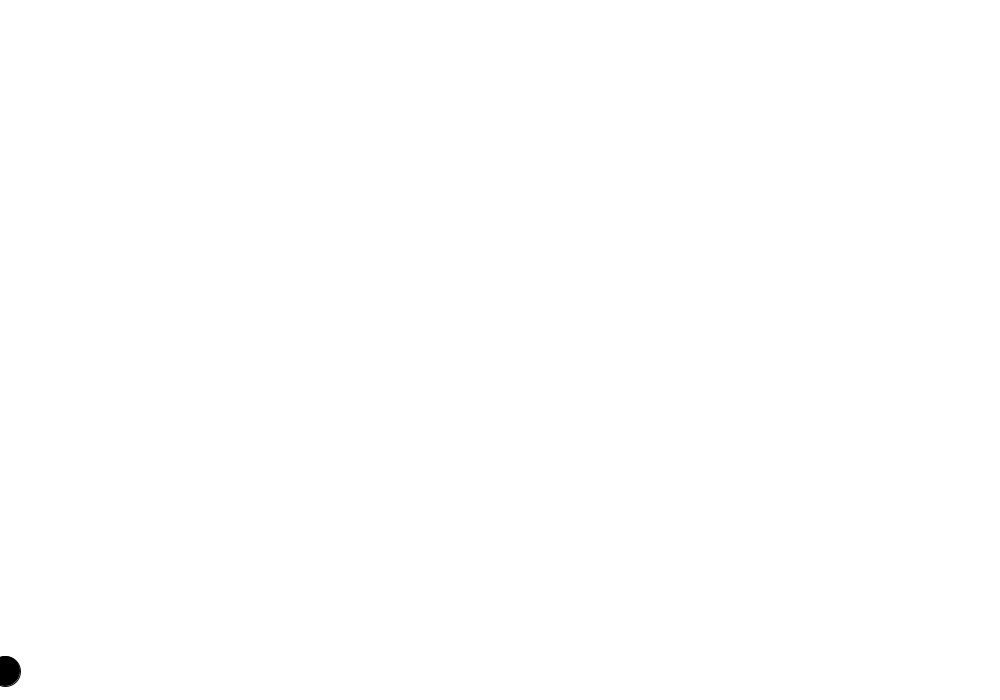
Frame 1 (no input)
Frame 60 (the mouse pressed at the canvas centre just before this capture): blank canvas, image omitted
Frame 120 (the mouse held since frame 60 and released just before this capture): blank canvas, image omitted

The Processing sketch that drew this single still picture (run headless with seeded random() and noise(); from frame 60 on, the mouse is pressed at the canvas centre):

// Processing sketch: sketch_180528a
// ── sketch_180528a.pde
/*double x1=200.0;
double y=540.0;
double u=10;
double angle=60;
double g=-10.0;
double x=0.0;*/
PVector pos = new PVector(0,700);
PVector velocity = new PVector(5,-30);
PVector acceleration = new PVector(0,1);
void setup(){
  size(1000,700);
  background(100);
}
void draw()
{
  background(255);
  /*y=x*Math.tan(angle)-((g*x*x)/(2*u*u*Math.cos(angle)*Math.cos(angle)));
  fill(0);
  ellipse((float)x,(float)y,25,25);
  x=x+1;*/
  velocity.add(acceleration);
  pos.add(velocity);
  fill(0);
  ellipse(pos.x,pos.y,30,30);
}
